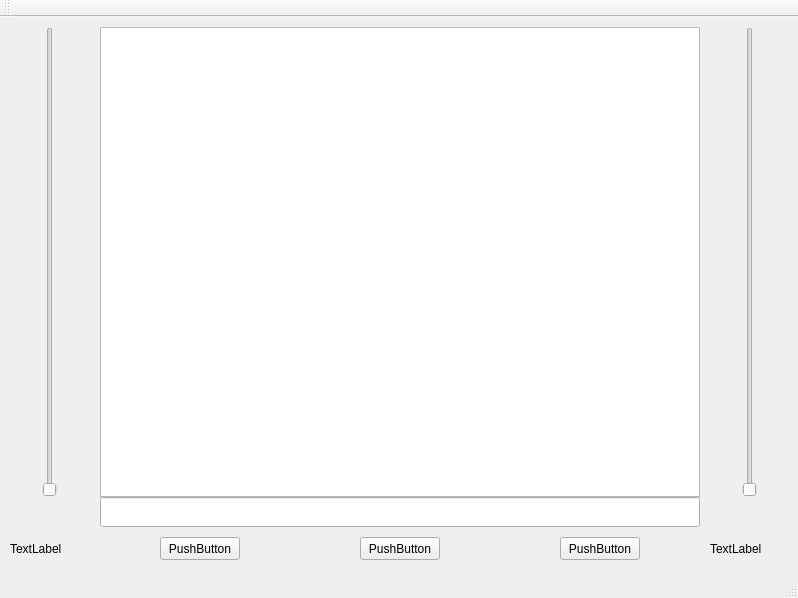
<?xml version="1.0" encoding="UTF-8"?>
<ui version="4.0">
 <class>MainWindow</class>
 <widget class="QMainWindow" name="MainWindow">
  <property name="geometry">
   <rect>
    <x>0</x>
    <y>0</y>
    <width>798</width>
    <height>598</height>
   </rect>
  </property>
  <property name="windowTitle">
   <string>MainWindow</string>
  </property>
  <widget class="QWidget" name="centralWidget">
   <widget class="QTextEdit" name="textEdit">
    <property name="geometry">
     <rect>
      <x>100</x>
      <y>10</y>
      <width>600</width>
      <height>470</height>
     </rect>
    </property>
   </widget>
   <widget class="QSlider" name="speed_slider">
    <property name="geometry">
     <rect>
      <x>40</x>
      <y>10</y>
      <width>20</width>
      <height>470</height>
     </rect>
    </property>
    <property name="orientation">
     <enum>Qt::Vertical</enum>
    </property>
   </widget>
   <widget class="QSlider" name="volume_slider">
    <property name="geometry">
     <rect>
      <x>740</x>
      <y>10</y>
      <width>20</width>
      <height>470</height>
     </rect>
    </property>
    <property name="orientation">
     <enum>Qt::Vertical</enum>
    </property>
   </widget>
   <widget class="QPushButton" name="pause_button">
    <property name="geometry">
     <rect>
      <x>360</x>
      <y>520</y>
      <width>80</width>
      <height>23</height>
     </rect>
    </property>
    <property name="text">
     <string>PushButton</string>
    </property>
   </widget>
   <widget class="QPushButton" name="open_button">
    <property name="geometry">
     <rect>
      <x>160</x>
      <y>520</y>
      <width>80</width>
      <height>23</height>
     </rect>
    </property>
    <property name="text">
     <string>PushButton</string>
    </property>
   </widget>
   <widget class="QPushButton" name="quit_button">
    <property name="geometry">
     <rect>
      <x>560</x>
      <y>520</y>
      <width>80</width>
      <height>23</height>
     </rect>
    </property>
    <property name="text">
     <string>PushButton</string>
    </property>
   </widget>
   <widget class="QLineEdit" name="find_box">
    <property name="geometry">
     <rect>
      <x>100</x>
      <y>480</y>
      <width>600</width>
      <height>30</height>
     </rect>
    </property>
   </widget>
   <widget class="QLabel" name="speed_label">
    <property name="geometry">
     <rect>
      <x>10</x>
      <y>520</y>
      <width>80</width>
      <height>23</height>
     </rect>
    </property>
    <property name="text">
     <string>TextLabel</string>
    </property>
   </widget>
   <widget class="QLabel" name="volume_label">
    <property name="geometry">
     <rect>
      <x>710</x>
      <y>520</y>
      <width>80</width>
      <height>23</height>
     </rect>
    </property>
    <property name="text">
     <string>TextLabel</string>
    </property>
   </widget>
  </widget>
  <widget class="QMenuBar" name="menuBar">
   <property name="geometry">
    <rect>
     <x>0</x>
     <y>0</y>
     <width>798</width>
     <height>22</height>
    </rect>
   </property>
  </widget>
  <widget class="QToolBar" name="mainToolBar">
   <attribute name="toolBarArea">
    <enum>TopToolBarArea</enum>
   </attribute>
   <attribute name="toolBarBreak">
    <bool>false</bool>
   </attribute>
  </widget>
  <widget class="QStatusBar" name="statusBar"/>
 </widget>
 <layoutdefault spacing="6" margin="11"/>
 <resources/>
 <connections/>
</ui>
